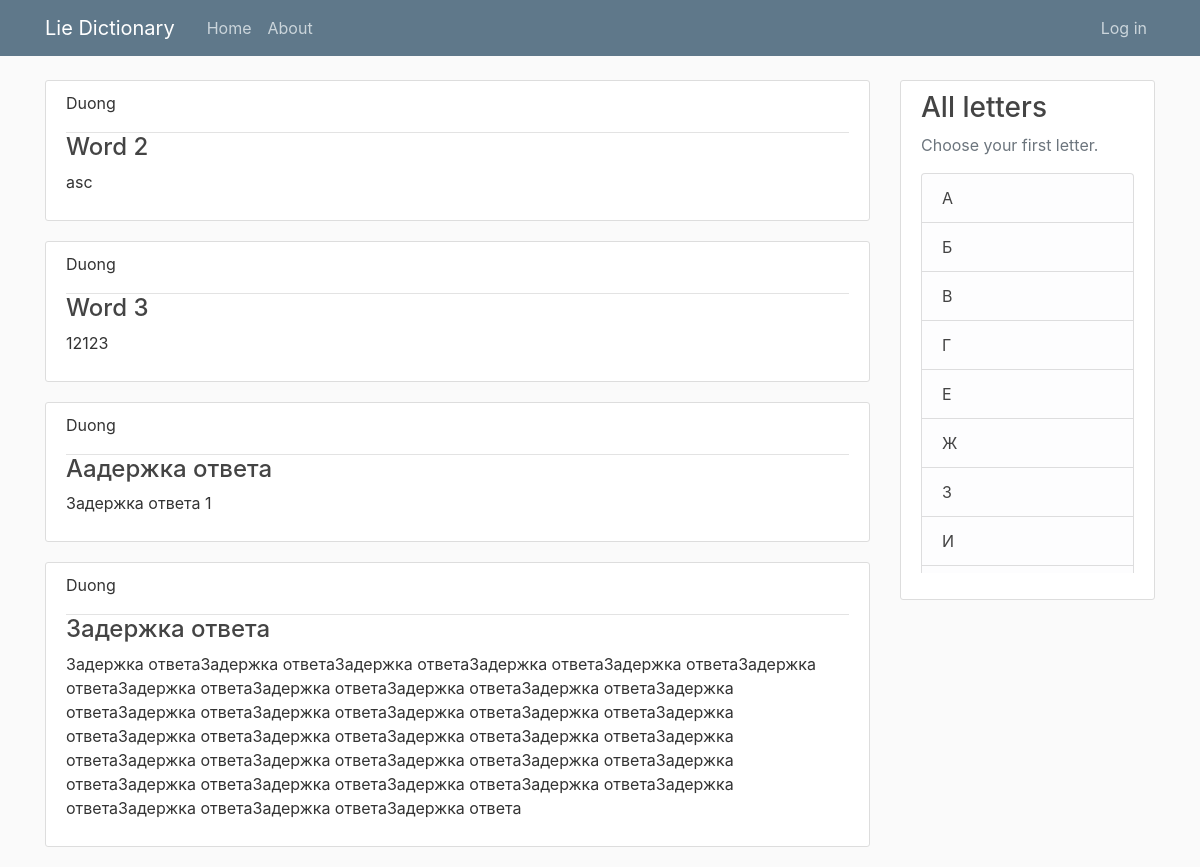
Before: / with the older database file.
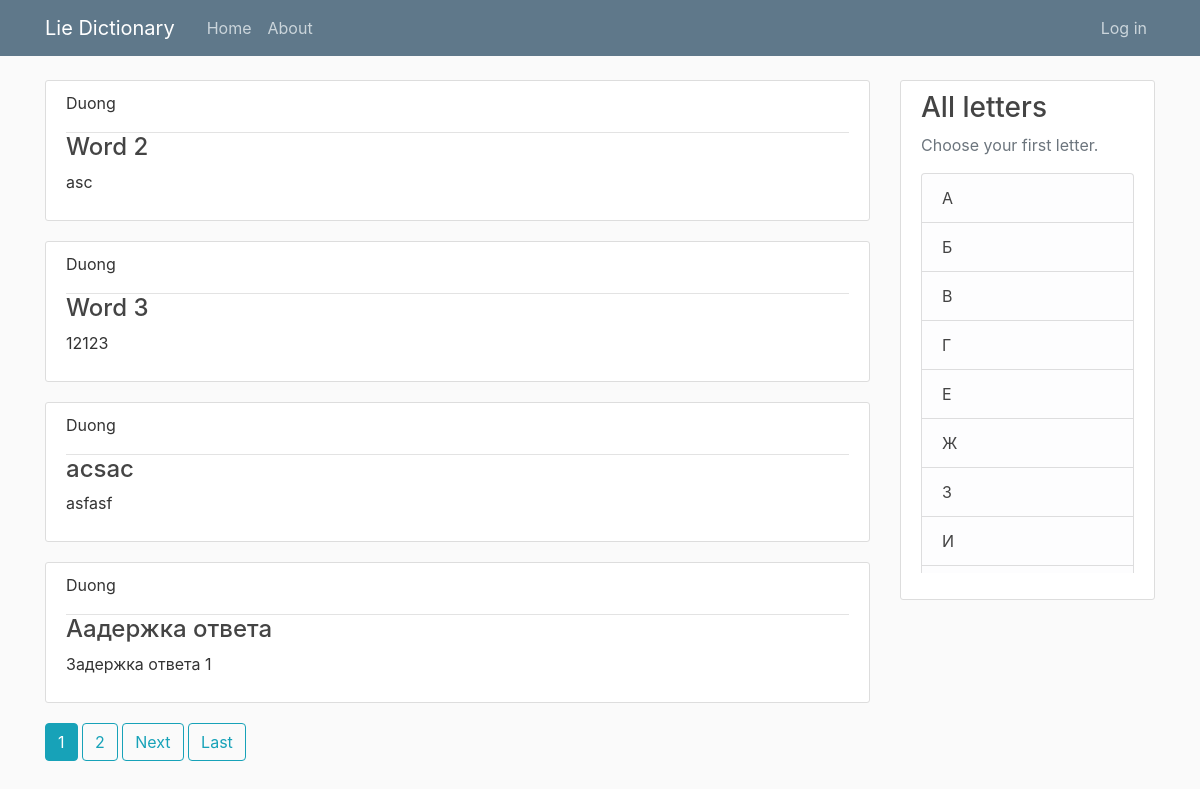
After: the same page with the newer database file.
### dictionary/models.py (models this page shows, shortened)
class Word(models.Model):
    word = models.CharField(max_length=255, help_text="Word")
    description = models.TextField(help_text="Description")
    author = models.ForeignKey(User, on_delete=models.CASCADE)
    video = models.FileField(upload_to='videos', null=True, blank=True)
    class Meta:
        ordering = ('word',)

### dictionary/views.py (the view)
# urls.py: path('', views.WordListView.as_view(), name='index'),
class WordListView(ListView):
    model = Word
    context_object_name = 'words'
    template_name = 'dictionary/home.html'
    paginate_by = 4
    def get_queryset(self):
        letter = self.request.GET.get('q')
        if letter:
            return Word.objects.filter(word__istartswith = letter)
        return Word.objects.all()

### dictionary/templates/dictionary/home.html (shortened to what this page needs)
{% extends "dictionary/base.html" %}
{% block content %}
    {% if words %}
        {% for word in words %}
            <article class="media content-section">
            <div class="media-body">
                <div class="article-metadata">
                <p class="mr-2">{{ word.author }}</p>
                </div>
                <h4 class="word-title">
                    <a class="article-title" href="{% url 'dictionary:word-detail' word.pk %}" >{{ word.word }}</a>
                </h4>
                <p class="article-content">{{ word.description }}</p>
            </div>
            </article>
        {% endfor %}
        {% if is_paginated %}
        {% for num in page_obj.paginator.page_range %}
            {% if page_obj.number == num %}
            <a class="btn btn-info mb-4" href="?page={{ num }}">{{ num }}</a>
            {% elif num > page_obj.number|add:'-3' and num < page_obj.number|add:'3' %}
            <a class="btn btn-outline-info mb-4" href="?page={{ num }}">{{ num }}</a>
            {% endif %}
        {% endfor %}
        {% if page_obj.has_next %}
            <a class="btn btn-outline-info mb-4" href="?page={{ page_obj.next_page_number }}">Next</a>
            <a class="btn btn-outline-info mb-4" href="?page={{ page_obj.paginator.num_pages }}">Last</a>
        {% endif %}
        {% endif %}
    {% else %}
        <h1>There is no word</h1>
    {% endif %}
{% endblock content %}
{% block content-section %}
<div class="content-section">
    <h3>All letters</h3>
    <p class='text-muted'>Choose your first letter.
      <ul class="list-group">
        <li class="list-group-item list-group-item-light">
            <a href="?q=А" class="list-group-item-link article-title">А</a>
        </li>
        <li class="list-group-item list-group-item-light">
            <a href="?q=Б" class="list-group-item-link article-title">Б</a>
        </li>
        <li class="list-group-item list-group-item-light">
            <a href="?q=В" class="list-group-item-link article-title">В</a>
        </li>
        <li class="list-group-item list-group-item-light">
            <a href="?q=Г" class="list-group-item-link article-title">Г</a>
        </li>
        <li class="list-group-item list-group-item-light">
            <a href="?q=Е" class="list-group-item-link article-title">Е</a>
        </li>
        <li class="list-group-item list-group-item-light">
            <a href="?q=Ж" class="list-group-item-link article-title">Ж</a>
        </li>
        <li class="list-group-item list-group-item-light">
            <a href="?q=З" class="list-group-item-link article-title">З</a>
        </li>
        <li class="list-group-item list-group-item-light">
            <a href="?q=И" class="list-group-item-link article-title">И</a>
        </li>
        <li class="list-group-item list-group-item-light">
        </li>
      </ul>
    </p>
  </div>
{% endblock content-section %}

### dictionary/templates/dictionary/base.html (shortened to what this page needs)
{% load static %}
<!DOCTYPE html>
<html>
<head>
    <link rel="stylesheet" href="https://maxcdn.bootstrapcdn.com/bootstrap/4.0.0/css/bootstrap.min.css">
    <link rel="stylesheet" type="text/css" href="{% static 'dictionary/styles.css' %}">
</head>
<body>
    <header class="site-header">
      <nav class="navbar navbar-expand-md navbar-dark bg-steel fixed-top">
        <div class="container">
          <a class="navbar-brand mr-4" href="{% url 'dictionary:index' %}">Lie Dictionary</a>
          <div class="collapse navbar-collapse" id="navbarToggle">
            <div class="navbar-nav mr-auto">
              <a class="nav-item nav-link" href="{% url 'dictionary:index' %}">Home</a>
              <a class="nav-item nav-link" href="#">About</a>
            </div>
            <div class="navbar-nav">
              {% if user.is_authenticated %}
                <a class="nav-item nav-link" href="{% url 'dictionary:word-create' %}">New Word</a>
                <a class="nav-item nav-link" href="{% url 'logout' %}">Log out</a>
              {% else %}
                <a class="nav-item nav-link" href="{% url 'login' %}">Log in</a>
              {% endif %}
            </div>
          </div>
        </div>
      </nav>
    </header>
    <main role="main" class="container">
      <div class="row">
        <div class="col-md-9">
          {% block content %}{% endblock %}
        </div>
        <div class="col-md-3">
            {% block content-section %}
            {% endblock %}
        </div>
      </div>
    </main>
</body>
</html>

### dictionary/static/dictionary/styles.css (style rules this page uses)
body { background: #fafafa; color: #333333; margin-top: 5rem; }
h1, h2, h3, h4, h5, h6 { color: #444444; }
ul { margin: 0; }
.list-group { height: 50vh; overflow: scroll; }
.bg-steel { background-color: #5f788a; }
.site-header .navbar-nav .nav-link { color: #cbd5db; }
.content-section { background: #ffffff; padding: 10px 20px; border: 1px solid #dddddd; border-radius: 3px; margin-bottom: 20px; }
.article-title { color: #444444; }
.article-content { white-space: pre-line; }
.article-metadata { padding-bottom: 1px; border-bottom: 1px solid #e3e3e3 }

Changed rows visible on the page:
no longer on this page (row unchanged): Word: author "Duong", word "Задержка ответа", description "Задержка ответаЗадержка ответаЗадержка ответаЗадержка ответаЗадержка ответаЗадержка ответаЗадержка ответаЗадержка ответаЗадержка ответаЗадержка ответаЗадержка ответаЗадержка ответаЗадержка ответаЗадержка ответаЗадержка ответаЗадержка ответаЗадержка ответаЗадержка ответаЗадержка ответаЗадержка ответаЗадержка ответаЗадержка ответаЗадержка ответаЗадержка ответаЗадержка ответаЗадержка ответаЗадержка ответаЗадержка ответаЗадержка ответаЗадержка ответаЗадержка ответаЗадержка ответаЗадержка ответаЗадержка ответа"
added Word: author "Duong", word "acsac", description "asfasf"
Other visible differences:
new list line: "1"
new list line: "2"
text now shown: "Next Last"
